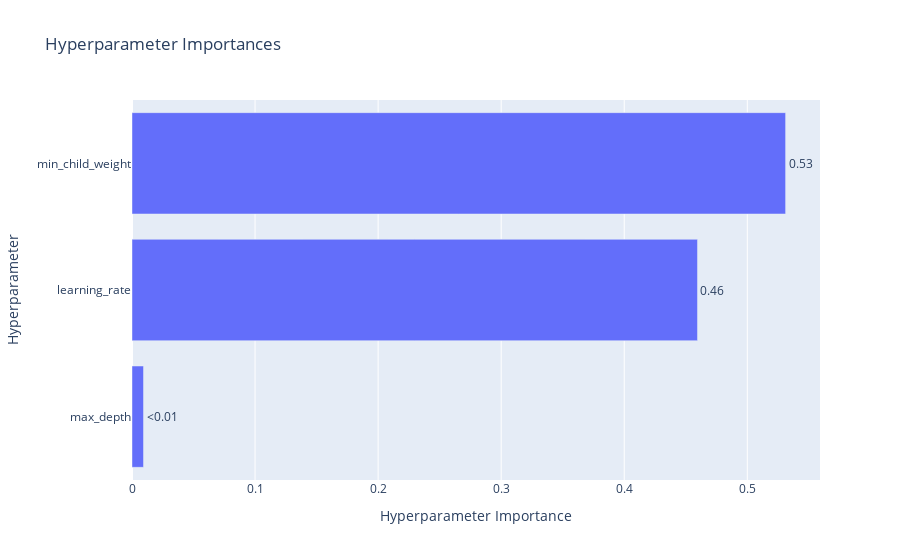

Notebook code for this chart:
### Code cell
optuna.visualization.plot_param_importances(study)

### Figure 1 — Plotly figure (JSON) as saved in the notebook; plotly's stock layout.template omitted (floating-point values rounded to 4 significant figures)
{"data": [{"cliponaxis": false, "hovertemplate": ["max_depth (IntDistribution): 0.009351553231072335<extra></extra>", "learning_rate (FloatDistribution): 0.45952228920814053<extra></extra>", "min_child_weight (IntDistribution): 0.5311261575607871<extra></extra>"], "name": "Objective Value", "orientation": "h", "text": ["<0.01", "0.46", "0.53"], "textposition": "outside", "type": "bar", "x": [0.009352, 0.4595, 0.5311], "y": ["max_depth", "learning_rate", "min_child_weight"]}], "layout": {"title": {"text": "Hyperparameter Importances"}, "xaxis": {"title": {"text": "Hyperparameter Importance"}}, "yaxis": {"title": {"text": "Hyperparameter"}}}}
